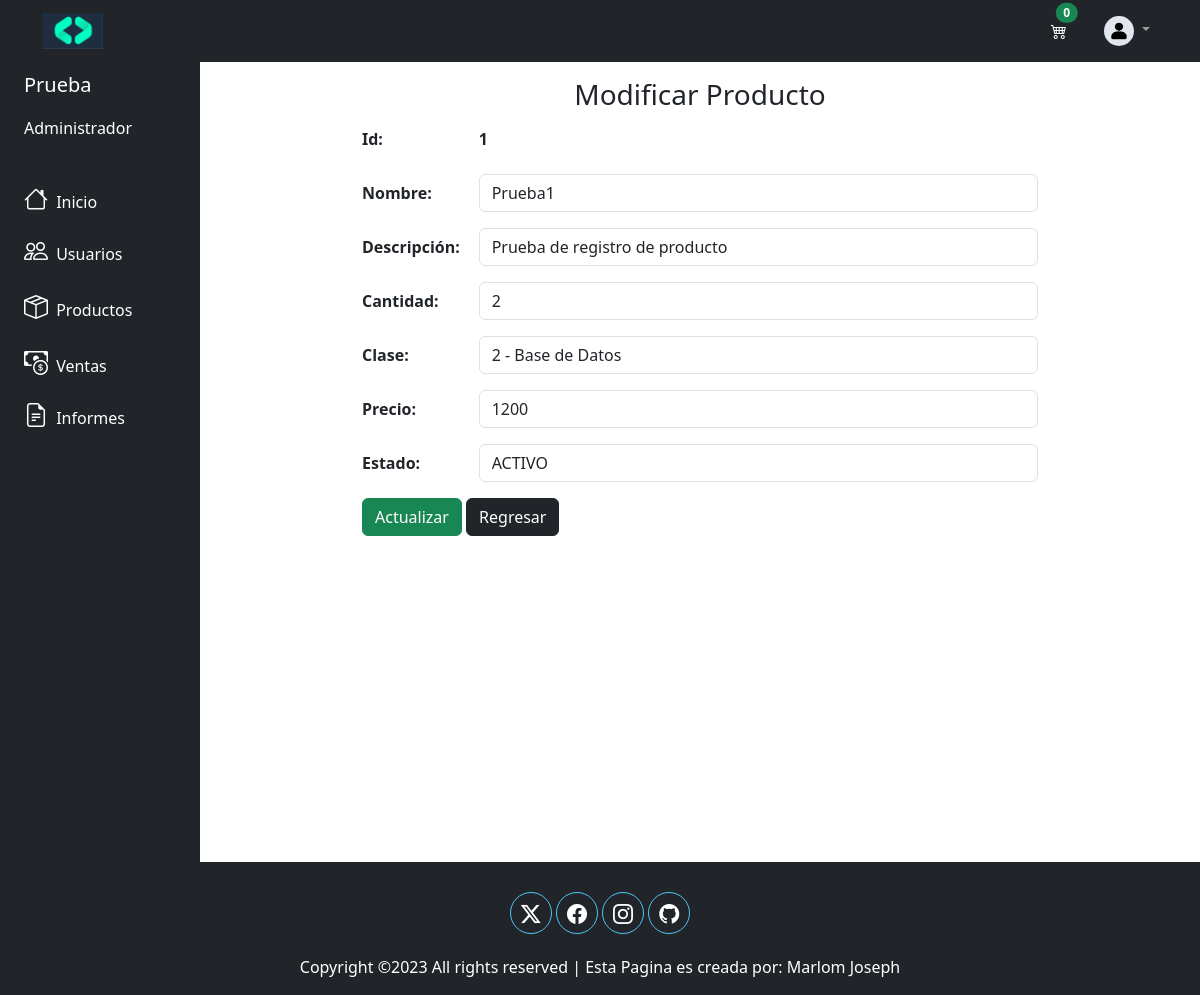
The app's page /view/productos/actualizarProducto.php?id=1 (signed in) with its own data.
### tables this page shows
CREATE TABLE `productos` (
  `id` int(11) NOT NULL,
  `nombre` varchar(150) DEFAULT NULL,
  `descripcion` varchar(250) DEFAULT NULL,
  `cantidad` int(11) DEFAULT NULL,
  `clase` int(11) DEFAULT NULL,
  `precio` float DEFAULT NULL,
  `estado` varchar(10) DEFAULT NULL,
  `fecha_creacion` date DEFAULT NULL,
  `id_usuario` int(11) DEFAULT NULL,
  `imagen` varchar(120) DEFAULT ''
);

### config/db.php (called while the page is built)
<?php
class db {
    private $host = "localhost";
    private $dbname = "crm_db";
    private $user = "root";
    private $password = "";
    public function conexion() {
        try {
            $PDO = new PDO("mysql:host=".$this->host.";port=3306;dbname=".$this->dbname,$this->user,$this->password);
            return $PDO;
        } catch (PDOException $e) {
            echo "<script>alert('Error conectando la base de datos')</script>";
            return $e->getMessage();
        }
    }
}

### controlador/productoController.php (called while the page is built, shortened)
<?php
class productoController
{
    private $model;
    public function __construct()
    {
        require_once('C:\xampp\htdocs\www\PHP_MySQL\modelo\productoModel.php');
        $this->model = new productoModel();
    }
    public function datosProductos($id)
    {
        return ($this->model->datosProductos($id) !== false) ? $this->model->datosProductos($id) : false;
    }
    public function claseProducto()
    {
        return ($this->model->claseProducto()) ? $this->model->claseProducto() : false;
    }
}

### modelo/productoModel.php (called while the page is built, shortened)
<?php
class productoModel
{
    private $PDO;
    public function __construct()
    {
        require_once('C:\xampp\htdocs\www\PHP_MySQL\config\db.php');
        $con = new db();
        $this->PDO = $con->conexion();
    }
    public function datosProductos($id)
    {
        $sql = $this->PDO->prepare(" SELECT p.*, cp.nombre as clase_p FROM productos p, clase_producto cp
                                    WHERE p.id = :id AND p.clase = cp.id ");
        $sql->bindParam(":id", $id);
        return ($sql->execute()) ? $sql->fetchObject() : false;
    }
    public function claseProducto()
    {
        $sql = $this->PDO->prepare(" SELECT * FROM clase_producto ");
        return ($sql->execute()) ? $sql->fetchAll(PDO::FETCH_OBJ) : false;
    }
}

### view/productos/actualizarProducto.php (the view, shortened to what this page needs)
<?php
require_once('C:\xampp\htdocs\www\PHP_MySQL\view\head\navbar.php');
require_once('C:\xampp\htdocs\www\PHP_MySQL\controlador\productoController.php');
$respuesta = new productoController();
$producto = $respuesta->datosProductos($_GET['id']);
$clases = $respuesta->claseProducto();
?>
<div class="container-fluid">
    <div class="row flex-nowrap">
        <?php require_once('../head/menuLateral.php') ?>
        <div class="col-7 mx-auto py-3">
            <h3 class="text-center">Modificar Producto</h2>
            <form action="./aProducto.php" method="POST">
                <div class="mb-3 row">
                    <label for="staticEmail" class="col-sm-2 col-form-label fw-bold">Id:</label>
                    <div class="col-sm-10">
                        <input type="text" readonly class="form-control-plaintext fw-bold" id="staticEmail" name="id" value="<?php echo $producto->id ?>">
                    </div>
                </div>
                <div class="mb-3 row">
                    <label for="inputPassword" class="col-sm-2 col-form-label fw-bold">Nombre:</label>
                    <div class="col-sm-10">
                        <input type="text" class="form-control" id="inputText" name="nombre" value="<?php echo $producto->nombre ?>">
                    </div>
                </div>
                <div class="mb-3 row">
                    <label for="inputPassword" class="col-sm-2 col-form-label fw-bold">Descripción:</label>
                    <div class="col-sm-10">
                        <input type="text" class="form-control" id="inputText" name="descripcion" value="<?php echo $producto->descripcion ?>">
                    </div>
                </div>
                <div class="mb-3 row">
                    <label for="inputPassword" class="col-sm-2 col-form-label fw-bold">Cantidad:</label>
                    <div class="col-sm-10">
                        <input type="number" class="form-control" id="inputDate" name="cantidad" value="<?php echo $producto->cantidad ?>">
                    </div>
                </div>
                <div class="mb-3 row">
                    <label for="inputPassword" class="col-sm-2 col-form-label fw-bold">Clase:</label>
                    <div class="col-sm-10">
                        <div class="form-group">
                            <select class="form-control" id="exampleFormControlSelect1" name="clase">
                                <?php foreach ($clases as $clase) : ?>
                                    <option value=<?php printf($clase->id) ?> <?php ($clase->id == $producto->clase) ? printf("selected") : "" ?>>
                                        <?php echo $clase->id ?> - <?php echo $clase->nombre ?>
                                    </option>
                                <?php endforeach; ?>
                            </select>
                        </div>
                    </div>
                </div>
                <div class="mb-3 row">
                    <label for="inputPassword" class="col-sm-2 col-form-label fw-bold">Precio:</label>
                    <div class="col-sm-10">
                        <input type="number" class="form-control" id="inputTelefono" name="precio" value="<?php echo $producto->precio ?>">
                    </div>
                </div>
                <div class="mb-3 row">
                    <label for="inputPassword" class="col-sm-2 col-form-label fw-bold">Estado:</label>
                    <div class="col-sm-10">
                        <div class="form-group">
                            <select class="form-control" id="exampleFormControlSelect1" name="estado">
                                    <option value="ACTIVO" <?php ($producto->estado == 'ACTIVO') ? printf("selected") : "" ?>>
                                        ACTIVO
                                    </option>
                            </select>
                        </div>
                    </div>
                </div>
                <div class="d-flex justify-content-between">
                    <div class="">
                        <input type="submit" class="btn btn-success" value="Actualizar">
                        <a href="./datosProducto.php?id=<?php echo $producto->id ?>" class="btn btn-dark">Regresar</a>
                    </div>
                </div>
            </form>
        </div>
    </div>
</div>
<?php
require_once('C:\xampp\htdocs\www\PHP_MySQL\view\head\footer.php')
?>

### records on screen
productos: id "1", nombre "Prueba1", descripcion "Prueba de registro de producto", cantidad "2", precio "1200"

### other values on screen
$cantidad "0"
$_SESSION['nombre'] "Prueba"
$_SESSION['tipo_usuario'] "Administrador"
form field clase "2 - Base de Datos"
